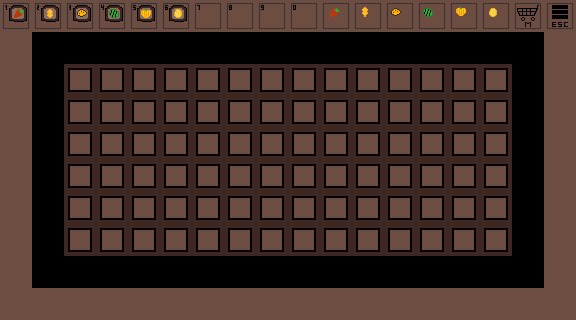

A level layout from a 2D game, rendered from its tile map. Below: a short description, then the map file with its tile-grid data intact:
An orthogonal 18x10 tile map with 32x32 px tiles, 3 tile layers (Tile Layer 1, Tile Layer 2, Tile Layer 3) and 8 objects.

<map version="1.10" tiledversion="1.11.2" orientation="orthogonal" renderorder="right-down" width="18" height="10" tilewidth="32" tileheight="32" infinite="0" nextlayerid="6" nextobjectid="13">
 <tileset firstgid="721" name="farm" tilewidth="32" tileheight="32" tilecount="900" columns="30">
  <image source="farm.png" width="960" height="960" />
 </tileset>
 <layer id="1" name="Tile Layer 1" width="18" height="10">
  <data encoding="csv">
730,730,730,730,730,730,730,730,730,730,730,730,730,730,730,730,730,730,
730,731,731,731,731,731,731,731,731,731,731,731,731,731,731,731,731,730,
730,731,721,721,721,721,721,721,721,721,721,721,721,721,721,721,731,730,
730,731,721,721,721,721,721,721,721,721,721,721,721,721,721,721,731,730,
730,731,721,721,721,721,721,721,721,721,721,721,721,721,721,721,731,730,
730,731,721,721,721,721,721,721,721,721,721,721,721,721,721,721,731,730,
730,731,721,721,721,721,721,721,721,721,721,721,721,721,721,721,731,730,
730,731,721,721,721,721,721,721,721,721,721,721,721,721,721,721,731,730,
730,731,731,731,731,731,731,731,731,731,731,731,731,731,731,731,731,730,
730,730,730,730,730,730,730,730,730,730,730,730,730,730,730,730,730,730
</data>
 </layer>
 <layer id="3" name="Tile Layer 2" width="18" height="10">
  <data encoding="csv">
758,788,818,848,878,908,938,968,998,1028,815,845,875,905,935,965,790,760,
0,0,0,0,0,0,0,0,0,0,0,0,0,0,0,0,0,0,
0,0,0,0,0,0,0,0,0,0,0,0,0,0,0,0,0,0,
0,0,0,0,0,0,0,0,0,0,0,0,0,0,0,0,0,0,
0,0,0,0,0,0,0,0,0,0,0,0,0,0,0,0,0,0,
0,0,0,0,0,0,0,0,0,0,0,0,0,0,0,0,0,0,
0,0,0,0,0,0,0,0,0,0,0,0,0,0,0,0,0,0,
0,0,0,0,0,0,0,0,0,0,0,0,0,0,0,0,0,0,
0,0,0,0,0,0,0,0,0,0,0,0,0,0,0,0,0,0,
0,0,0,0,0,0,0,0,0,0,0,0,0,0,0,0,0,0
</data>
 </layer>
 <layer id="4" name="Tile Layer 3" width="18" height="10">
  <data encoding="csv">
814,844,874,904,934,964,0,0,0,0,0,0,0,0,0,0,0,0,
0,0,0,0,0,0,0,0,0,0,0,0,0,0,0,0,0,0,
0,0,0,0,0,0,0,0,0,0,0,0,0,0,0,0,0,0,
0,0,0,0,0,0,0,0,0,0,0,0,0,0,0,0,0,0,
0,0,0,0,0,0,0,0,0,0,0,0,0,0,0,0,0,0,
0,0,0,0,0,0,0,0,0,0,0,0,0,0,0,0,0,0,
0,0,0,0,0,0,0,0,0,0,0,0,0,0,0,0,0,0,
0,0,0,0,0,0,0,0,0,0,0,0,0,0,0,0,0,0,
0,0,0,0,0,0,0,0,0,0,0,0,0,0,0,0,0,0,
0,0,0,0,0,0,0,0,0,0,0,0,0,0,0,0,0,0
</data>
 </layer>
 <objectgroup id="2" name="Object Layer 1">
  <object id="5" x="128" y="160">
   <properties>
    <property name="images_variation" type="int" value="4" />
    <property name="obj_type" value="player" />
   </properties>
   <point />
  </object>
  <object id="6" x="32" y="288" width="512" height="32">
   <properties>
    <property name="images_variation" type="int" value="0" />
    <property name="obj_type" value="tutorial_text" />
   </properties>
  </object>
  <object id="7" x="0" y="0" width="32" height="32">
   <properties>
    <property name="images_variation" type="int" value="1" />
    <property name="obj_type" value="item_slot" />
    <property name="slot_number" type="int" value="1" />
   </properties>
  </object>
  <object id="8" x="32" y="0" width="32" height="32">
   <properties>
    <property name="images_variation" type="int" value="1" />
    <property name="obj_type" value="item_slot" />
    <property name="slot_number" type="int" value="2" />
   </properties>
  </object>
  <object id="9" x="64" y="0" width="32" height="32">
   <properties>
    <property name="images_variation" type="int" value="1" />
    <property name="obj_type" value="item_slot" />
    <property name="slot_number" type="int" value="3" />
   </properties>
  </object>
  <object id="10" x="128" y="0" width="32" height="32">
   <properties>
    <property name="images_variation" type="int" value="1" />
    <property name="obj_type" value="item_slot" />
    <property name="slot_number" type="int" value="5" />
   </properties>
  </object>
  <object id="11" x="96" y="0" width="32" height="32">
   <properties>
    <property name="images_variation" type="int" value="1" />
    <property name="obj_type" value="item_slot" />
    <property name="slot_number" type="int" value="4" />
   </properties>
  </object>
  <object id="12" x="160" y="0" width="32" height="32">
   <properties>
    <property name="images_variation" type="int" value="1" />
    <property name="obj_type" value="item_slot" />
    <property name="slot_number" type="int" value="6" />
   </properties>
  </object>
 </objectgroup>
</map>
